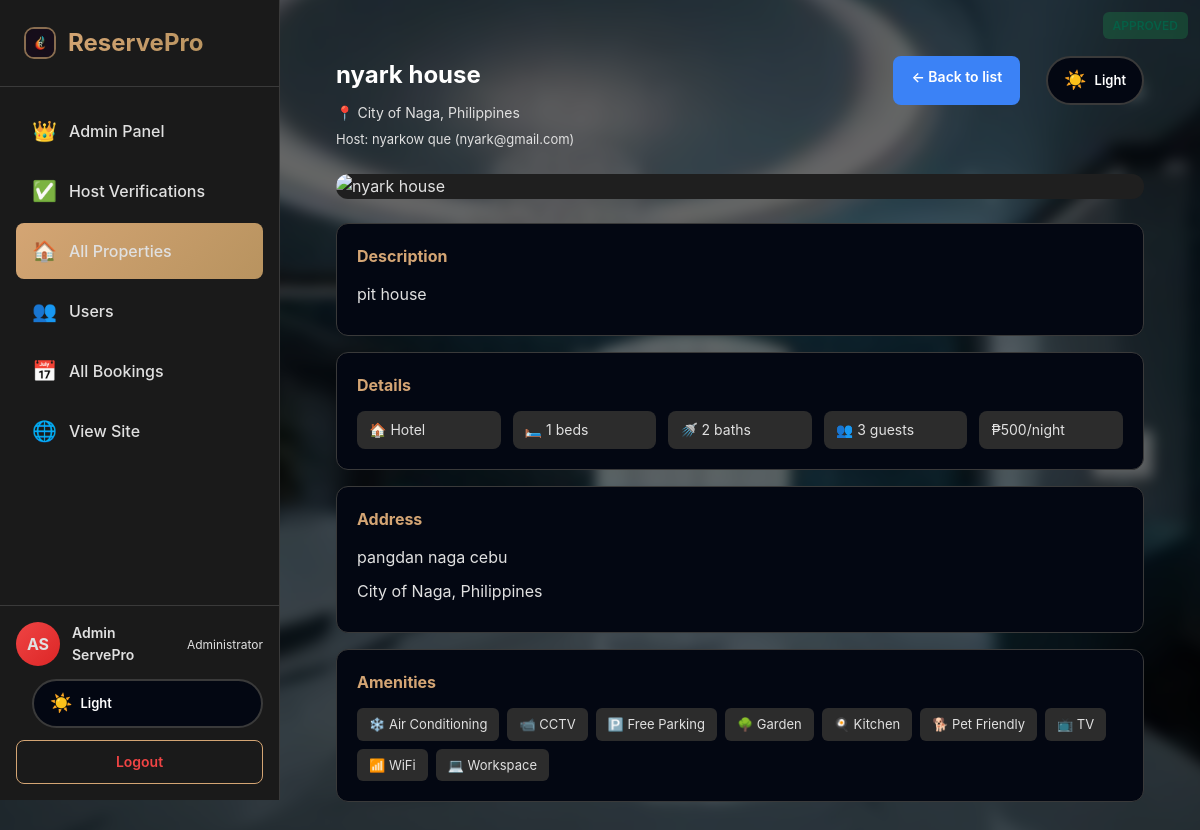
The app's page /admin/view-property.php?id=2 (signed in) with its own data.
### tables this page shows
CREATE TABLE `users` (
  `id` int(11) NOT NULL,
  `first_name` varchar(50) NOT NULL,
  `last_name` varchar(50) NOT NULL,
  `date_of_birth` date DEFAULT NULL,
  `email` varchar(100) NOT NULL,
  `password` varchar(255) NOT NULL,
  `created_at` timestamp NOT NULL DEFAULT current_timestamp(),
  `role` enum('guest','host','admin') DEFAULT 'guest',
  `email_verified` tinyint(1) NOT NULL DEFAULT 0,
  `verification_token` varchar(100) DEFAULT NULL,
  `host_verified` tinyint(1) NOT NULL DEFAULT 0,
  `host_verification_status` enum('none','under review','approved','rejected') NOT NULL DEFAULT 'none'
);

CREATE TABLE `properties` (
  `id` int(11) NOT NULL,
  `host_id` int(11) NOT NULL,
  `title` varchar(255) NOT NULL,
  `description` text NOT NULL,
  `property_type` enum('house','apartment','condo','villa','hotel') NOT NULL,
  `address` text NOT NULL,
  `city` varchar(100) NOT NULL,
  `country` varchar(100) NOT NULL,
  `price_per_night` decimal(10,2) NOT NULL,
  `max_guests` int(11) NOT NULL,
  `bedrooms` int(11) NOT NULL,
  `bathrooms` int(11) NOT NULL,
  `latitude` decimal(10,8) DEFAULT NULL,
  `longitude` decimal(11,8) DEFAULT NULL,
  `auto_accept_bookings` tinyint(1) NOT NULL DEFAULT 0,
  `average_rating` decimal(3,2) DEFAULT NULL,
  `review_count` int(11) NOT NULL DEFAULT 0,
  `status` enum('pending','approved','rejected','suspended','out_of_order') DEFAULT 'pending',
  `admin_notes` text DEFAULT NULL,
  `created_at` timestamp NOT NULL DEFAULT current_timestamp(),
  `updated_at` timestamp NOT NULL DEFAULT current_timestamp() ON UPDATE current_timestamp()
);

CREATE TABLE `amenities` (
  `id` int(11) NOT NULL,
  `name` varchar(100) NOT NULL,
  `icon` varchar(50) DEFAULT NULL,
  `category` enum('basic','comfort','entertainment','safety','outdoor') DEFAULT 'basic'
);

### config/session.php (called while the page is built, shortened)
<?php
function getCurrentUser() {
    $conn = getDBConnection();
    $user_id = $_SESSION['user_id'];
    $stmt = $conn->prepare("SELECT id, first_name, last_name, email, role, IFNULL(host_verified, 0) AS host_verified FROM users WHERE id = ?");
    $stmt->bind_param("i", $user_id);
    $stmt->execute();
    $result = $stmt->get_result();
    $user = $result->fetch_assoc();
    return $user;
}
?>

### admin/view-property.php (the view, shortened to what this page needs)
<?php
require_once __DIR__ . '/../config/session.php';
$user = getCurrentUser();
$property_id = isset($_GET['id']) ? (int) $_GET['id'] : 0;
$conn = getDBConnection();
$stmt = $conn->prepare("
    SELECT p.*, u.first_name, u.last_name, u.email,
    COALESCE(
        (SELECT photo_url FROM property_photos WHERE property_id = p.id AND is_primary = 1 LIMIT 1),
        (SELECT photo_url FROM property_photos WHERE property_id = p.id LIMIT 1)
    ) as primary_photo
    FROM properties p
    JOIN users u ON p.host_id = u.id
    WHERE p.id = ?
");
$stmt->bind_param("i", $property_id);
$stmt->execute();
$property = $stmt->get_result()->fetch_assoc();
$stmt = $conn->prepare("SELECT photo_url, is_primary FROM property_photos WHERE property_id = ? ORDER BY is_primary DESC, id ASC");
$stmt->bind_param("i", $property_id);
$stmt->execute();
$property['photos'] = $stmt->get_result()->fetch_all(MYSQLI_ASSOC);
$stmt = $conn->prepare("
    SELECT a.name, a.icon FROM amenities a
    JOIN property_amenities pa ON a.id = pa.amenity_id
    WHERE pa.property_id = ?
    ORDER BY a.name
");
$stmt->bind_param("i", $property_id);
$stmt->execute();
$property['amenities'] = $stmt->get_result()->fetch_all(MYSQLI_ASSOC);
?>
<!DOCTYPE html>
<html lang="en">
<head>
    <link rel="stylesheet" href="../assets/css/style.css?v=14.0">
    <link rel="stylesheet" href="../assets/css/host-dashboard.css?v=14.0">
    <link rel="stylesheet" href="../assets/css/admin.css?v=14.0">
    <link rel="stylesheet" href="../assets/css/theme-toggle.css?v=14.0">
</head>
<body class="dashboard-page">
    <div class="host-layout">
        <aside class="host-sidebar">
            <div class="sidebar-header">
                <a href="../home.php" class="sidebar-brand">
                    <?php require __DIR__ . '/../includes/brand-icon-svg.php'; ?>
                    <span>ReservePro</span>
                </a>
            </div>
            <nav class="sidebar-nav">
                <a href="dashboard.php" class="nav-item"><span class="nav-icon">👑</span><span>Admin Panel</span></a>
                <a href="host-verifications.php" class="nav-item"><span class="nav-icon">✅</span><span>Host Verifications</span></a>
                <a href="properties.php" class="nav-item active"><span class="nav-icon">🏠</span><span>All Properties</span></a>
                <a href="users.php" class="nav-item"><span class="nav-icon">👥</span><span>Users</span></a>
                <a href="bookings.php" class="nav-item"><span class="nav-icon">📅</span><span>All Bookings</span></a>
                <a href="../home.php" class="nav-item"><span class="nav-icon">🌐</span><span>View Site</span></a>
            </nav>
            <div class="sidebar-footer">
                <div class="user-profile">
                    <div class="user-avatar" style="background: linear-gradient(135deg, #EF4444, #DC2626);">
                        <?php echo strtoupper(substr($user['first_name'], 0, 1) . substr($user['last_name'], 0, 1)); ?>
                    </div>
                    <div class="user-info">
                        <div class="user-name"><?php echo htmlspecialchars($user['first_name'] . ' ' . $user['last_name']); ?></div>
                        <div class="user-role">Administrator</div>
                    </div>
                </div>
                <div class="theme-toggle" style="margin-bottom: 12px;">
                    <span class="theme-toggle-icon">☀️</span>
                    <span class="theme-toggle-text">Light</span>
                </div>
                <a href="../logout.php" class="btn-logout">Logout</a>
            </div>
        </aside>
        <main class="host-main">
            <div class="view-property-page">
                <div class="view-property-header">
                    <div>
                        <h1><?php echo htmlspecialchars($property['title']); ?></h1>
                        <span class="status-badge status-<?php echo $property['status']; ?>"><?php echo ucfirst(str_replace('_', ' ', $property['status'])); ?></span>
                        <p style="margin: 8px 0 0 0; color: #888; font-size: 14px;">📍 <?php echo htmlspecialchars($property['city'] . ', ' . $property['country']); ?></p>
                        <p style="margin: 4px 0 0 0; color: #B8B8B8; font-size: 13px;">Host: <?php echo htmlspecialchars($property['first_name'] . ' ' . $property['last_name']); ?> (<?php echo htmlspecialchars($property['email']); ?>)</p>
                    </div>
                    <div class="actions">
                        <a href="properties.php" class="btn-view-back">← Back to list</a>
                        <div class="theme-toggle">
                            <span class="theme-toggle-icon">☀️</span>
                            <span class="theme-toggle-text">Light</span>
                        </div>
                    </div>
                </div>
                <?php
                $photos = $property['photos'];
                $main_photo = !empty($photos) ? $photos[0]['photo_url'] : ($property['primary_photo'] ?? null);
                if (!$main_photo) {
                    $main_photo = 'https://images.unsplash.com/photo-1564013799919-ab600027ffc6?w=800';
                }
                ?>
                <div class="view-gallery">
                    <img id="admin-main-photo" src="<?php echo htmlspecialchars($main_photo); ?>" alt="<?php echo htmlspecialchars($property['title']); ?>" onerror="this.src='https://images.unsplash.com/photo-1564013799919-ab600027ffc6?w=800'">
                </div>
                <div class="view-section">
                    <h2>Description</h2>
                    <p style="white-space: pre-wrap;"><?php echo nl2br(htmlspecialchars($property['description'])); ?></p>
                </div>
                <div class="view-section">
                    <h2>Details</h2>
                    <div class="detail-grid">
                        <span>🏠 <?php echo htmlspecialchars(ucfirst($property['property_type'])); ?></span>
                        <span>🛏️ <?php echo (int)$property['bedrooms']; ?> beds</span>
                        <span>🚿 <?php echo (int)$property['bathrooms']; ?> baths</span>
                        <span>👥 <?php echo (int)$property['max_guests']; ?> guests</span>
                        <span>₱<?php echo number_format($property['price_per_night'], 0); ?>/night</span>
                    </div>
                </div>
                <div class="view-section">
                    <h2>Address</h2>
                    <p><?php echo nl2br(htmlspecialchars($property['address'])); ?></p>
                    <p><?php echo htmlspecialchars($property['city'] . ', ' . $property['country']); ?></p>
                </div>
                <?php if (!empty($property['amenities'])): ?>
                <div class="view-section">
                    <h2>Amenities</h2>
                    <div class="amenities-list">
                        <?php foreach ($property['amenities'] as $a): ?>
                        <span><?php echo $a['icon'] ? $a['icon'] . ' ' : ''; ?><?php echo htmlspecialchars($a['name']); ?></span>
                        <?php endforeach; ?>
                    </div>
                </div>
                <?php endif; ?>
            </div>
        </main>
    </div>
</body>
</html>

### assets/css/style.css (style rules this page uses)
* { margin: 0; padding: 0; box-sizing: border-box; }
:root { --primary-color: #D4A574; --primary-dark: #B8935F; --primary-light: #E6C89C; --secondary-color: #1A1A1A; --accent-color: #D4A574; --text-dark: #FFFFFF; --text-gray: #B8B8B8; --bg-light: #1F1F1F; --border-color: #3A3A3A; --bg-primary: #020617; --bg-secondary: #030712; --bg-tertiary: #111827; --wood-dark: #111827; --wood-medium: #1F2933; --wood-light: #4B5563; }
body { font-family: -apple-system, BlinkMacSystemFont, 'Segoe UI', 'Inter', Roboto, 'Helvetica Neue', Arial, sans-serif; background: var(--bg-primary); color: #FFFFFF !important; line-height: 1.6; min-height: 100vh; }
.auth-page, .dashboard-page { position: relative; background: transparent; }
.auth-page::before, .dashboard-page::before { content: ''; position: fixed; top: 0; left: 0; width: 100%; height: 100%; background: url('../../background%20image/this.webp') center center / cover no-repeat; filter: blur(6px); transform: scale(1.04); z-index: -2; }
.auth-page::after, .dashboard-page::after { content: ''; position: fixed; top: 0; left: 0; width: 100%; height: 100%; background: rgba(0, 0, 0, 0.6); z-index: -1; }
h1, h2, h3, h4, h5, h6 { color: #FFFFFF !important; }
p, span, div { color: #E0E0E0 !important; }
.user-info { display: flex; align-items: center; gap: 16px; }
.user-avatar { width: 48px; height: 48px; border-radius: 50%; background: linear-gradient(135deg, var(--primary-color), var(--primary-dark)); display: flex; align-items: center; justify-content: center; color: white; font-size: 20px; font-weight: 600; }
.btn-logout { background: transparent; color: var(--primary-color); border: 2px solid var(--primary-color); border-radius: 8px; padding: 10px 20px; font-size: 14px; font-weight: 600; cursor: pointer; text-decoration: none; transition: all 0.2s ease; }

### assets/css/host-dashboard.css (style rules this page uses)
.host-layout { display: flex; min-height: 100vh; background: transparent; }
.host-sidebar { width: 280px; background: #1A1A1A; border-right: 1px solid #3A3A3A; display: flex; flex-direction: column; position: fixed; height: 100vh; overflow-y: auto; }
.sidebar-header { padding: 24px; border-bottom: 1px solid #3A3A3A; }
.sidebar-brand { display: flex; align-items: center; gap: 12px; text-decoration: none; transition: transform 0.2s ease; }
.sidebar-brand span { font-size: 24px; font-weight: 700; background: linear-gradient(135deg, #D4A574, #B8935F); -webkit-background-clip: text; -webkit-text-fill-color: transparent; }
.sidebar-nav { flex: 1; padding: 16px; }
.nav-item { display: flex; align-items: center; gap: 12px; padding: 12px 16px; border-radius: 8px; text-decoration: none; color: #B8B8B8; font-weight: 500; margin-bottom: 4px; transition: all 0.2s ease; }
.nav-item.active { background: linear-gradient(135deg, #D4A574, #B8935F); color: #0F0F0F; }
.nav-icon { font-size: 20px; }
.sidebar-footer { padding: 16px; border-top: 1px solid #3A3A3A; }
.user-profile { display: flex; align-items: center; gap: 12px; margin-bottom: 12px; }
.user-avatar { width: 44px; height: 44px; border-radius: 50%; background: linear-gradient(135deg, #D4A574, #B8935F); display: flex; align-items: center; justify-content: center; color: white; font-weight: 700; font-size: 16px; }
.user-info { flex: 1; }
.user-name { font-weight: 600; font-size: 14px; color: #FFFFFF; }
.user-role { font-size: 12px; color: #B8B8B8; }
.btn-logout { display: block; width: 100%; padding: 10px; background: transparent; border: 1px solid #D4A574; border-radius: 8px; text-align: center; text-decoration: none; color: #EF4444; font-weight: 600; font-size: 14px; transition: all 0.2s ease; }
.host-main { margin-left: 280px; flex: 1; padding: 32px; }
.status-badge { position: absolute; top: 12px; right: 12px; padding: 6px 12px; border-radius: 6px; font-size: 12px; font-weight: 700; text-transform: uppercase; }
.status-approved { background: #D1FAE5; color: #065F46 !important; }

### records on screen
users: first_name+last_name "AS", first_name+last_name "Admin ServePro"
properties: title "nyark house", city+country "City of Naga, Philippines", host.last_name "nyarkow que", host.email "nyark@gmail.com", description "pit house", property_type "Hotel", bedrooms "1", bathrooms "2", max_guests "3", price_per_night "500", address "pangdan naga cebu"
amenities: icon "❄️", name "Air Conditioning"
amenities: icon "📹", name "CCTV"
amenities: icon "🅿️", name "Free Parking"
amenities: icon "🌳", name "Garden"
amenities: icon "🍳", name "Kitchen"
amenities: icon "🐕", name "Pet Friendly"
amenities: icon "📺", name "TV"
amenities: icon "📶", name "WiFi"
amenities: icon "💻", name "Workspace"
